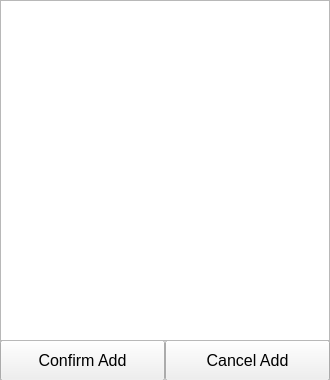
<?xml version="1.0" encoding="UTF-8"?>
<ui version="4.0">
 <class>MainWindow</class>
 <widget class="QMainWindow" name="MainWindow">
  <property name="windowModality">
   <enum>Qt::WindowModal</enum>
  </property>
  <property name="geometry">
   <rect>
    <x>0</x>
    <y>0</y>
    <width>330</width>
    <height>380</height>
   </rect>
  </property>
  <property name="sizePolicy">
   <sizepolicy hsizetype="Fixed" vsizetype="Fixed">
    <horstretch>0</horstretch>
    <verstretch>0</verstretch>
   </sizepolicy>
  </property>
  <property name="windowTitle">
   <string>Note App</string>
  </property>
  <widget class="QWidget" name="centralwidget">
   <property name="sizePolicy">
    <sizepolicy hsizetype="Preferred" vsizetype="Preferred">
     <horstretch>0</horstretch>
     <verstretch>0</verstretch>
    </sizepolicy>
   </property>
   <property name="minimumSize">
    <size>
     <width>0</width>
     <height>0</height>
    </size>
   </property>
   <property name="maximumSize">
    <size>
     <width>1000</width>
     <height>1000</height>
    </size>
   </property>
   <widget class="QListWidget" name="listWidget">
    <property name="geometry">
     <rect>
      <x>0</x>
      <y>0</y>
      <width>330</width>
      <height>341</height>
     </rect>
    </property>
    <property name="font">
     <font>
      <pointsize>12</pointsize>
     </font>
    </property>
   </widget>
   <widget class="QPushButton" name="addButton">
    <property name="geometry">
     <rect>
      <x>0</x>
      <y>340</y>
      <width>330</width>
      <height>41</height>
     </rect>
    </property>
    <property name="font">
     <font>
      <pointsize>12</pointsize>
     </font>
    </property>
    <property name="text">
     <string>Add</string>
    </property>
   </widget>
   <widget class="QPushButton" name="confirmAddButton">
    <property name="geometry">
     <rect>
      <x>0</x>
      <y>340</y>
      <width>165</width>
      <height>41</height>
     </rect>
    </property>
    <property name="font">
     <font>
      <pointsize>12</pointsize>
     </font>
    </property>
    <property name="text">
     <string>Confirm Add</string>
    </property>
    <property name="checkable">
     <bool>false</bool>
    </property>
   </widget>
   <widget class="QPushButton" name="confirmEditButton">
    <property name="geometry">
     <rect>
      <x>0</x>
      <y>340</y>
      <width>110</width>
      <height>41</height>
     </rect>
    </property>
    <property name="font">
     <font>
      <pointsize>12</pointsize>
     </font>
    </property>
    <property name="text">
     <string>Confirm Edit</string>
    </property>
   </widget>
   <widget class="QPushButton" name="deleteButton">
    <property name="geometry">
     <rect>
      <x>110</x>
      <y>340</y>
      <width>110</width>
      <height>41</height>
     </rect>
    </property>
    <property name="font">
     <font>
      <pointsize>12</pointsize>
     </font>
    </property>
    <property name="text">
     <string>Delete</string>
    </property>
   </widget>
   <widget class="QPushButton" name="cancelAddButton">
    <property name="geometry">
     <rect>
      <x>165</x>
      <y>340</y>
      <width>165</width>
      <height>41</height>
     </rect>
    </property>
    <property name="font">
     <font>
      <pointsize>12</pointsize>
     </font>
    </property>
    <property name="text">
     <string>Cancel Add</string>
    </property>
   </widget>
   <widget class="QPushButton" name="cancelEditButton">
    <property name="geometry">
     <rect>
      <x>220</x>
      <y>340</y>
      <width>110</width>
      <height>41</height>
     </rect>
    </property>
    <property name="font">
     <font>
      <pointsize>12</pointsize>
     </font>
    </property>
    <property name="text">
     <string>Cancel Edit</string>
    </property>
   </widget>
   <widget class="QPlainTextEdit" name="addPlainTextEdit">
    <property name="geometry">
     <rect>
      <x>0</x>
      <y>0</y>
      <width>330</width>
      <height>341</height>
     </rect>
    </property>
    <property name="font">
     <font>
      <pointsize>12</pointsize>
     </font>
    </property>
   </widget>
   <widget class="QPlainTextEdit" name="editPlainTextEdit">
    <property name="geometry">
     <rect>
      <x>0</x>
      <y>0</y>
      <width>330</width>
      <height>341</height>
     </rect>
    </property>
    <property name="font">
     <font>
      <pointsize>12</pointsize>
     </font>
    </property>
   </widget>
   <zorder>cancelEditButton</zorder>
   <zorder>deleteButton</zorder>
   <zorder>confirmEditButton</zorder>
   <zorder>listWidget</zorder>
   <zorder>addButton</zorder>
   <zorder>confirmAddButton</zorder>
   <zorder>cancelAddButton</zorder>
   <zorder>addPlainTextEdit</zorder>
   <zorder>editPlainTextEdit</zorder>
  </widget>
 </widget>
 <resources/>
 <connections/>
</ui>
